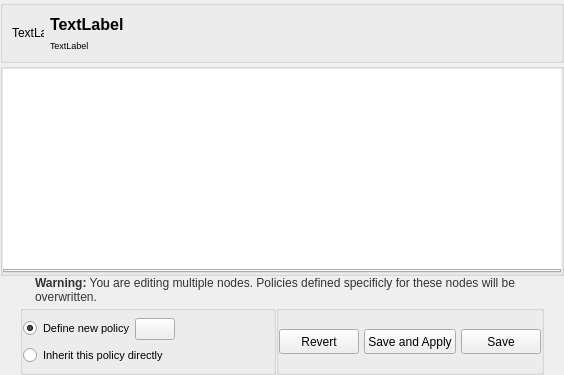
     <widget class="QFrame" name="framePolicy">
      <property name="sizePolicy">
       <sizepolicy hsizetype="Preferred" vsizetype="Preferred">
        <horstretch>0</horstretch>
        <verstretch>0</verstretch>
       </sizepolicy>
      </property>
      <layout class="QGridLayout" name="gridLayout_3">
       <property name="margin">
        <number>0</number>
       </property>
       <property name="spacing">
        <number>0</number>
       </property>
       <item row="1" column="0">
        <widget class="QFrame" name="frameInheritance">
         <property name="frameShape">
          <enum>QFrame::NoFrame</enum>
         </property>
         <property name="frameShadow">
          <enum>QFrame::Plain</enum>
         </property>
         <property name="lineWidth">
          <number>0</number>
         </property>
         <layout class="QGridLayout" name="gridLayout_6">
          <property name="margin">
           <number>0</number>
          </property>
          <property name="spacing">
           <number>0</number>
          </property>
          <item row="0" column="0">
           <widget class="QFrame" name="frameSingle">
            <property name="minimumSize">
             <size>
              <width>100</width>
              <height>0</height>
             </size>
            </property>
            <property name="frameShape">
             <enum>QFrame::NoFrame</enum>
            </property>
            <property name="frameShadow">
             <enum>QFrame::Raised</enum>
            </property>
            <layout class="QVBoxLayout" name="verticalLayout_3">
             <property name="spacing">
              <number>0</number>
             </property>
             <property name="margin">
              <number>0</number>
             </property>
             <item>
              <widget class="QGroupBox" name="groupNodeInfo">
               <property name="styleSheet">
                <string notr="true">#groupNodeInfo{
color:rgb(255,255,255);
/*qlineargradient(spread:pad, x1:0.5, y1:1, x2:0.5, y2:0, stop:0 rgba(183, 100, 124, 255), stop:0.0212465 rgba(91, 33, 50, 255), stop:0.521739 rgba(152, 86, 105, 255), stop:0.527174 rgba(155, 98, 115, 255), stop:0.983696 rgba(184, 141, 153, 255), stop:1 rgba(220, 173, 186, 255));*/


background: url(:/icons/internet256.png) no-repeat;

}</string>
               </property>
               <property name="title">
                <string/>
               </property>
               <property name="flat">
                <bool>true</bool>
               </property>
               <layout class="QHBoxLayout" name="horizontalLayout_5">
                <property name="bottomMargin">
                 <number>9</number>
                </property>
                <item>
                 <widget class="QLabel" name="pixmapNode">
                  <property name="minimumSize">
                   <size>
                    <width>32</width>
                    <height>32</height>
                   </size>
                  </property>
                  <property name="maximumSize">
                   <size>
                    <width>32</width>
                    <height>32</height>
                   </size>
                  </property>
                  <property name="text">
                   <string>TextLabel</string>
                  </property>
                  <property name="scaledContents">
                   <bool>true</bool>
                  </property>
                  <property name="indent">
                   <number>0</number>
                  </property>
                 </widget>
                </item>
                <item>
                 <layout class="QVBoxLayout" name="verticalLayout_2">
                  <item>
                   <widget class="QLabel" name="labelNode">
                    <property name="font">
                     <font>
                      <pointsize>12</pointsize>
                      <weight>75</weight>
                      <bold>true</bold>
                     </font>
                    </property>
                    <property name="text">
                     <string>TextLabel</string>
                    </property>
                   </widget>
                  </item>
                  <item>
                   <widget class="QLabel" name="labelNodeDesc">
                    <property name="font">
                     <font>
                      <pointsize>7</pointsize>
                      <weight>50</weight>
                      <bold>false</bold>
                     </font>
                    </property>
                    <property name="text">
                     <string>TextLabel</string>
                    </property>
                   </widget>
                  </item>
                 </layout>
                </item>
               </layout>
              </widget>
             </item>
            </layout>
           </widget>
          </item>
         </layout>
        </widget>
       </item>
       <item row="2" column="0">
        <widget class="QGroupBox" name="groupBox">
         <property name="title">
          <string/>
         </property>
         <property name="flat">
          <bool>true</bool>
         </property>
         <layout class="QGridLayout" name="gridLayout_15">
          <property name="margin">
           <number>0</number>
          </property>
          <property name="spacing">
           <number>0</number>
          </property>
          <item row="1" column="0">
           <widget class="QTabWidget" name="tabPolicy">
            <property name="currentIndex">
             <number>-1</number>
            </property>
            <property name="documentMode">
             <bool>false</bool>
            </property>
            <property name="movable">
             <bool>true</bool>
            </property>
           </widget>
          </item>
          <item row="0" column="0">
           <widget class="QTextBrowser" name="textLog">
            <property name="minimumSize">
             <size>
              <width>0</width>
              <height>200</height>
             </size>
            </property>
            <property name="font">
             <font>
              <pointsize>-1</pointsize>
              <underline>false</underline>
              <strikeout>false</strikeout>
             </font>
            </property>
            <property name="styleSheet">
             <string notr="true">#textLog {
        show-decoration-selected: 1; /* make the selection span the entire width of the view */
        color: #444444;
		border: 0px;
        font-size: 10px;
        text-decoration: none;
        background-color: qlineargradient(spread:pad, x1:0.5, y1:0, x2:0.516304,
            y2:0.653, stop:0 rgba(171, 171, 171, 255), stop:1 rgba(255, 255, 255, 220));
}</string>
            </property>
            <property name="frameShape">
             <enum>QFrame::NoFrame</enum>
            </property>
           </widget>
          </item>
         </layout>
        </widget>
       </item>
       <item row="4" column="0">
        <widget class="QFrame" name="frameButtons">
         <property name="minimumSize">
          <size>
           <width>0</width>
           <height>0</height>
          </size>
         </property>
         <property name="maximumSize">
          <size>
           <width>16777215</width>
           <height>70</height>
          </size>
         </property>
         <property name="frameShape">
          <enum>QFrame::NoFrame</enum>
         </property>
         <property name="frameShadow">
          <enum>QFrame::Raised</enum>
         </property>
         <layout class="QHBoxLayout" name="horizontalLayout">
          <property name="spacing">
           <number>0</number>
          </property>
          <property name="leftMargin">
           <number>20</number>
          </property>
          <property name="topMargin">
           <number>0</number>
          </property>
          <property name="rightMargin">
           <number>20</number>
          </property>
          <property name="bottomMargin">
           <number>0</number>
          </property>
          <item>
           <widget class="QGroupBox" name="framePolicyInherit">
            <property name="minimumSize">
             <size>
              <width>0</width>
              <height>70</height>
             </size>
            </property>
            <property name="maximumSize">
             <size>
              <width>16777215</width>
              <height>70</height>
             </size>
            </property>
            <property name="title">
             <string/>
            </property>
            <property name="flat">
             <bool>true</bool>
            </property>
            <layout class="QGridLayout" name="gridLayout_5">
             <property name="horizontalSpacing">
              <number>10</number>
             </property>
             <property name="verticalSpacing">
              <number>0</number>
             </property>
             <property name="margin">
              <number>0</number>
             </property>
             <item row="0" column="0">
              <layout class="QHBoxLayout" name="horizontalLayout_2">
               <property name="sizeConstraint">
                <enum>QLayout::SetDefaultConstraint</enum>
               </property>
               <property name="bottomMargin">
                <number>0</number>
               </property>
               <item>
                <widget class="QRadioButton" name="radioPolicyNoInherit">
                 <property name="sizePolicy">
                  <sizepolicy hsizetype="Fixed" vsizetype="Fixed">
                   <horstretch>0</horstretch>
                   <verstretch>0</verstretch>
                  </sizepolicy>
                 </property>
                 <property name="minimumSize">
                  <size>
                   <width>0</width>
                   <height>17</height>
                  </size>
                 </property>
                 <property name="maximumSize">
                  <size>
                   <width>16777215</width>
                   <height>17</height>
                  </size>
                 </property>
                 <property name="font">
                  <font>
                   <pointsize>8</pointsize>
                  </font>
                 </property>
                 <property name="text">
                  <string>Define new policy</string>
                 </property>
                 <property name="icon">
                  <iconset resource="data.qrc">
                   <normaloff>:/icons/new32.png</normaloff>:/icons/new32.png</iconset>
                 </property>
                 <property name="checked">
                  <bool>true</bool>
                 </property>
                </widget>
               </item>
               <item>
                <widget class="QPushButton" name="pushCopyPolicy">
                 <property name="toolTip">
                  <string>Inherit policies from parent</string>
                 </property>
                 <property name="text">
                  <string/>
                 </property>
                 <property name="icon">
                  <iconset resource="data.qrc">
                   <normaloff>:/icons/favorites.png</normaloff>:/icons/favorites.png</iconset>
                 </property>
                </widget>
               </item>
               <item>
                <spacer name="horizontalSpacer_2">
                 <property name="orientation">
                  <enum>Qt::Horizontal</enum>
                 </property>
                 <property name="sizeHint" stdset="0">
                  <size>
                   <width>40</width>
                   <height>20</height>
                  </size>
                 </property>
                </spacer>
               </item>
              </layout>
             </item>
             <item row="1" column="0">
              <widget class="QRadioButton" name="radioPolicyInherit">
               <property name="sizePolicy">
                <sizepolicy hsizetype="Expanding" vsizetype="Fixed">
                 <horstretch>0</horstretch>
                 <verstretch>0</verstretch>
                </sizepolicy>
               </property>
               <property name="minimumSize">
                <size>
                 <width>250</width>
                 <height>17</height>
                </size>
               </property>
               <property name="maximumSize">
                <size>
                 <width>16777215</width>
                 <height>17</height>
                </size>
               </property>
               <property name="font">
                <font>
                 <pointsize>8</pointsize>
                </font>
               </property>
               <property name="text">
                <string>Inherit this policy directly</string>
               </property>
               <property name="icon">
                <iconset resource="data.qrc">
                 <normaloff>:/icons/screens48.png</normaloff>:/icons/screens48.png</iconset>
               </property>
               <property name="checked">
                <bool>false</bool>
               </property>
              </widget>
             </item>
            </layout>
           </widget>
          </item>
          <item>
           <widget class="QGroupBox" name="groupBox_8">
            <property name="title">
             <string/>
            </property>
            <property name="flat">
             <bool>true</bool>
            </property>
            <layout class="QHBoxLayout" name="horizontalLayout_9">
             <property name="spacing">
              <number>5</number>
             </property>
             <property name="leftMargin">
              <number>0</number>
             </property>
             <property name="topMargin">
              <number>5</number>
             </property>
             <property name="rightMargin">
              <number>0</number>
             </property>
             <property name="bottomMargin">
              <number>5</number>
             </property>
             <item>
              <spacer name="horizontalSpacer">
               <property name="orientation">
                <enum>Qt::Horizontal</enum>
               </property>
               <property name="sizeHint" stdset="0">
                <size>
                 <width>0</width>
                 <height>0</height>
                </size>
               </property>
              </spacer>
             </item>
             <item>
              <widget class="QPushButton" name="pushReset">
               <property name="minimumSize">
                <size>
                 <width>0</width>
                 <height>25</height>
                </size>
               </property>
               <property name="maximumSize">
                <size>
                 <width>16777215</width>
                 <height>25</height>
                </size>
               </property>
               <property name="text">
                <string>Revert</string>
               </property>
               <property name="icon">
                <iconset resource="data.qrc">
                 <normaloff>:/icons/reset32.png</normaloff>:/icons/reset32.png</iconset>
               </property>
              </widget>
             </item>
             <item>
              <widget class="QPushButton" name="pushApply">
               <property name="minimumSize">
                <size>
                 <width>0</width>
                 <height>25</height>
                </size>
               </property>
               <property name="maximumSize">
                <size>
                 <width>16777215</width>
                 <height>25</height>
                </size>
               </property>
               <property name="text">
                <string>Save and Apply</string>
               </property>
               <property name="icon">
                <iconset resource="data.qrc">
                 <normaloff>:/icons/apply32.png</normaloff>:/icons/apply32.png</iconset>
               </property>
              </widget>
             </item>
             <item>
              <widget class="QPushButton" name="pushSave">
               <property name="minimumSize">
                <size>
                 <width>0</width>
                 <height>25</height>
                </size>
               </property>
               <property name="maximumSize">
                <size>
                 <width>16777215</width>
                 <height>25</height>
                </size>
               </property>
               <property name="text">
                <string>Save</string>
               </property>
               <property name="icon">
                <iconset resource="data.qrc">
                 <normaloff>:/icons/apply32.png</normaloff>:/icons/apply32.png</iconset>
               </property>
              </widget>
             </item>
            </layout>
           </widget>
          </item>
         </layout>
        </widget>
       </item>
       <item row="3" column="0">
        <widget class="QFrame" name="frameMulti">
         <property name="minimumSize">
          <size>
           <width>0</width>
           <height>29</height>
          </size>
         </property>
         <property name="maximumSize">
          <size>
           <width>16777215</width>
           <height>35</height>
          </size>
         </property>
         <property name="styleSheet">
          <string notr="true"/>
         </property>
         <property name="frameShape">
          <enum>QFrame::NoFrame</enum>
         </property>
         <property name="frameShadow">
          <enum>QFrame::Raised</enum>
         </property>
         <layout class="QHBoxLayout" name="horizontalLayout_10">
          <property name="spacing">
           <number>0</number>
          </property>
          <property name="leftMargin">
           <number>10</number>
          </property>
          <property name="topMargin">
           <number>0</number>
          </property>
          <property name="rightMargin">
           <number>10</number>
          </property>
          <property name="bottomMargin">
           <number>0</number>
          </property>
          <item>
           <widget class="QLabel" name="label_10">
            <property name="minimumSize">
             <size>
              <width>25</width>
              <height>25</height>
             </size>
            </property>
            <property name="maximumSize">
             <size>
              <width>25</width>
              <height>25</height>
             </size>
            </property>
            <property name="text">
             <string/>
            </property>
            <property name="pixmap">
             <pixmap resource="data.qrc">:/icons/dialog-warning.png</pixmap>
            </property>
            <property name="scaledContents">
             <bool>false</bool>
            </property>
            <property name="indent">
             <number>0</number>
            </property>
           </widget>
          </item>
          <item>
           <widget class="QLabel" name="labelMultiple_3">
            <property name="styleSheet">
             <string notr="true">color:#333333</string>
            </property>
            <property name="text">
             <string>&lt;b&gt;Warning:&lt;/b&gt; You are editing multiple nodes. Policies defined specificly for these nodes will be overwritten.</string>
            </property>
            <property name="wordWrap">
             <bool>true</bool>
            </property>
           </widget>
          </item>
         </layout>
        </widget>
       </item>
      </layout>
     </widget>
